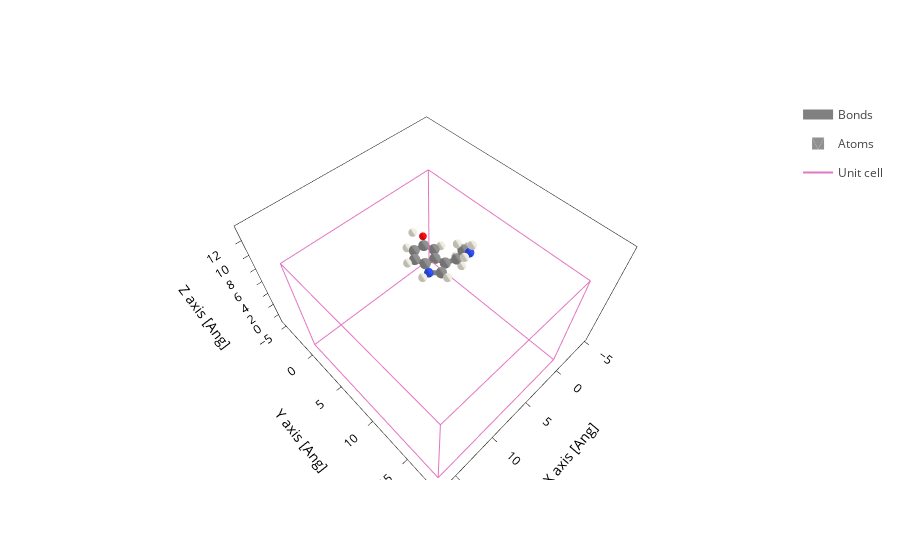

The cell this chart's notebook holds for it:
### Code cell
molecula.plot()

### Figure 1 — Plotly figure (JSON) as saved in the notebook; plotly's stock layout.template omitted (floating-point values rounded to 4 significant figures; data arrays with more than 128 entries replaced by an {"elided": "..."} marker saying what was removed)
{"data": [{"line": {"color": "gray", "width": 10}, "meta": {}, "mode": "lines", "name": "Bonds", "opacity": 1, "type": "scatter3d", "x": {"elided": "504 float values"}, "y": {"elided": "504 float values"}, "z": {"elided": "504 float values"}}, {"alphahull": 0, "color": "#909090", "hovertemplate": "%{meta.position}", "legendgroup": "Atoms", "meta": {"meta": {"Atoms_i": 0}, "position": "(-1.01, 1.71, 0.00)"}, "name": "Atoms", "opacity": 1, "showlegend": true, "showscale": false, "type": "mesh3d", "x": {"elided": "225 float values"}, "y": {"elided": "225 float values"}, "z": {"elided": "225 float values"}}, {"alphahull": 0, "color": "#909090", "hovertemplate": "%{meta.position}", "legendgroup": "Atoms", "meta": {"meta": {"Atoms_i": 1}, "position": "(0.34, 2.43, 0.00)"}, "name": "Atoms", "opacity": 1, "showlegend": false, "showscale": false, "type": "mesh3d", "x": {"elided": "225 float values"}, "y": {"elided": "225 float values"}, "z": {"elided": "225 float values"}}, {"alphahull": 0, "color": "#3050F8", "hovertemplate": "%{meta.position}", "legendgroup": "Atoms", "meta": {"meta": {"Atoms_i": 2}, "position": "(1.41, 1.43, 0.02)"}, "name": "Atoms", "opacity": 1, "showlegend": false, "showscale": false, "type": "mesh3d", "x": {"elided": "225 float values"}, "y": {"elided": "225 float values"}, "z": {"elided": "225 float values"}}, {"alphahull": 0, "color": "#909090", "hovertemplate": "%{meta.position}", "legendgroup": "Atoms", "meta": {"meta": {"Atoms_i": 3}, "position": "(1.22, -1.19, -0.01)"}, "name": "Atoms", "opacity": 1, "showlegend": false, "showscale": false, "type": "mesh3d", "x": {"elided": "225 float values"}, "y": {"elided": "225 float values"}, "z": {"elided": "225 float values"}}, {"alphahull": 0, "color": "#909090", "hovertemplate": "%{meta.position}", "legendgroup": "Atoms", "meta": {"meta": {"Atoms_i": 4}, "position": "(0.32, -2.27, -0.01)"}, "name": "Atoms", "opacity": 1, "showlegend": false, "showscale": false, "type": "mesh3d", "x": {"elided": "225 float values"}, "y": {"elided": "225 float values"}, "z": {"elided": "225 float values"}}, {"alphahull": 0, "color": "#909090", "hovertemplate": "%{meta.position}", "legendgroup": "Atoms", "meta": {"meta": {"Atoms_i": 5}, "position": "(-1.06, -2.04, -0.01)"}, "name": "Atoms", "opacity": 1, "showlegend": false, "showscale": false, "type": "mesh3d", "x": {"elided": "225 float values"}, "y": {"elided": "225 float values"}, "z": {"elided": "225 float values"}}, {"alphahull": 0, "color": "#909090", "hovertemplate": "%{meta.position}", "legendgroup": "Atoms", "meta": {"meta": {"Atoms_i": 6}, "position": "(-1.54, -0.72, -0.00)"}, "name": "Atoms", "opacity": 1, "showlegend": false, "showscale": false, "type": "mesh3d", "x": {"elided": "225 float values"}, "y": {"elided": "225 float values"}, "z": {"elided": "225 float values"}}, {"alphahull": 0, "color": "#909090", "hovertemplate": "%{meta.position}", "legendgroup": "Atoms", "meta": {"meta": {"Atoms_i": 7}, "position": "(-0.63, 0.36, -0.00)"}, "name": "Atoms", "opacity": 1, "showlegend": false, "showscale": false, "type": "mesh3d", "x": {"elided": "225 float values"}, "y": {"elided": "225 float values"}, "z": {"elided": "225 float values"}}, {"alphahull": 0, "color": "#909090", "hovertemplate": "%{meta.position}", "legendgroup": "Atoms", "meta": {"meta": {"Atoms_i": 8}, "position": "(0.77, 0.13, 0.00)"}, "name": "Atoms", "opacity": 1, "showlegend": false, "showscale": false, "type": "mesh3d", "x": {"elided": "225 float values"}, "y": {"elided": "225 float values"}, "z": {"elided": "225 float values"}}, {"alphahull": 0, "color": "#909090", "hovertemplate": "%{meta.position}", "legendgroup": "Atoms", "meta": {"meta": {"Atoms_i": 9}, "position": "(-2.42, 2.23, 0.01)"}, "name": "Atoms", "opacity": 1, "showlegend": false, "showscale": false, "type": "mesh3d", "x": {"elided": "225 float values"}, "y": {"elided": "225 float values"}, "z": {"elided": "225 float values"}}, {"alphahull": 0, "color": "#EDEADE", "hovertemplate": "%{meta.position}", "legendgroup": "Atoms", "meta": {"meta": {"Atoms_i": 10}, "position": "(0.34, 3.43, 0.01)"}, "name": "Atoms", "opacity": 1, "showlegend": false, "showscale": false, "type": "mesh3d", "x": {"elided": "225 float values"}, "y": {"elided": "225 float values"}, "z": {"elided": "225 float values"}}, {"alphahull": 0, "color": "#EDEADE", "hovertemplate": "%{meta.position}", "legendgroup": "Atoms", "meta": {"meta": {"Atoms_i": 11}, "position": "(2.41, 1.45, 0.04)"}, "name": "Atoms", "opacity": 1, "showlegend": false, "showscale": false, "type": "mesh3d", "x": {"elided": "225 float values"}, "y": {"elided": "225 float values"}, "z": {"elided": "225 float values"}}, {"alphahull": 0, "color": "#EDEADE", "hovertemplate": "%{meta.position}", "legendgroup": "Atoms", "meta": {"meta": {"Atoms_i": 12}, "position": "(-2.53, -0.56, 0.00)"}, "name": "Atoms", "opacity": 1, "showlegend": false, "showscale": false, "type": "mesh3d", "x": {"elided": "225 float values"}, "y": {"elided": "225 float values"}, "z": {"elided": "225 float values"}}, {"alphahull": 0, "color": "#FF0D0D", "hovertemplate": "%{meta.position}", "legendgroup": "Atoms", "meta": {"meta": {"Atoms_i": 13}, "position": "(-2.03, -3.21, -0.00)"}, "name": "Atoms", "opacity": 1, "showlegend": false, "showscale": false, "type": "mesh3d", "x": {"elided": "225 float values"}, "y": {"elided": "225 float values"}, "z": {"elided": "225 float values"}}, {"alphahull": 0, "color": "#EDEADE", "hovertemplate": "%{meta.position}", "legendgroup": "Atoms", "meta": {"meta": {"Atoms_i": 14}, "position": "(0.65, -3.21, -0.03)"}, "name": "Atoms", "opacity": 1, "showlegend": false, "showscale": false, "type": "mesh3d", "x": {"elided": "225 float values"}, "y": {"elided": "225 float values"}, "z": {"elided": "225 float values"}}, {"alphahull": 0, "color": "#EDEADE", "hovertemplate": "%{meta.position}", "legendgroup": "Atoms", "meta": {"meta": {"Atoms_i": 15}, "position": "(2.21, -1.38, -0.01)"}, "name": "Atoms", "opacity": 1, "showlegend": false, "showscale": false, "type": "mesh3d", "x": {"elided": "225 float values"}, "y": {"elided": "225 float values"}, "z": {"elided": "225 float values"}}, {"alphahull": 0, "color": "#EDEADE", "hovertemplate": "%{meta.position}", "legendgroup": "Atoms", "meta": {"meta": {"Atoms_i": 16}, "position": "(-1.53, -4.56, 0.00)"}, "name": "Atoms", "opacity": 1, "showlegend": false, "showscale": false, "type": "mesh3d", "x": {"elided": "225 float values"}, "y": {"elided": "225 float values"}, "z": {"elided": "225 float values"}}, {"alphahull": 0, "color": "#909090", "hovertemplate": "%{meta.position}", "legendgroup": "Atoms", "meta": {"meta": {"Atoms_i": 17}, "position": "(-3.12, 2.49, 1.31)"}, "name": "Atoms", "opacity": 1, "showlegend": false, "showscale": false, "type": "mesh3d", "x": {"elided": "225 float values"}, "y": {"elided": "225 float values"}, "z": {"elided": "225 float values"}}, {"alphahull": 0, "color": "#3050F8", "hovertemplate": "%{meta.position}", "legendgroup": "Atoms", "meta": {"meta": {"Atoms_i": 18}, "position": "(-2.90, 3.68, 2.00)"}, "name": "Atoms", "opacity": 1, "showlegend": false, "showscale": false, "type": "mesh3d", "x": {"elided": "225 float values"}, "y": {"elided": "225 float values"}, "z": {"elided": "225 float values"}}, {"alphahull": 0, "color": "#EDEADE", "hovertemplate": "%{meta.position}", "legendgroup": "Atoms", "meta": {"meta": {"Atoms_i": 19}, "position": "(-1.91, 3.82, 2.10)"}, "name": "Atoms", "opacity": 1, "showlegend": false, "showscale": false, "type": "mesh3d", "x": {"elided": "225 float values"}, "y": {"elided": "225 float values"}, "z": {"elided": "225 float values"}}, {"alphahull": 0, "color": "#EDEADE", "hovertemplate": "%{meta.position}", "legendgroup": "Atoms", "meta": {"meta": {"Atoms_i": 20}, "position": "(-3.33, 3.63, 2.90)"}, "name": "Atoms", "opacity": 1, "showlegend": false, "showscale": false, "type": "mesh3d", "x": {"elided": "225 float values"}, "y": {"elided": "225 float values"}, "z": {"elided": "225 float values"}}, {"alphahull": 0, "color": "#EDEADE", "hovertemplate": "%{meta.position}", "legendgroup": "Atoms", "meta": {"meta": {"Atoms_i": 21}, "position": "(-4.11, 2.46, 1.15)"}, "name": "Atoms", "opacity": 1, "showlegend": false, "showscale": false, "type": "mesh3d", "x": {"elided": "225 float values"}, "y": {"elided": "225 float values"}, "z": {"elided": "225 float values"}}, {"alphahull": 0, "color": "#EDEADE", "hovertemplate": "%{meta.position}", "legendgroup": "Atoms", "meta": {"meta": {"Atoms_i": 22}, "position": "(-2.87, 1.76, 1.95)"}, "name": "Atoms", "opacity": 1, "showlegend": false, "showscale": false, "type": "mesh3d", "x": {"elided": "225 float values"}, "y": {"elided": "225 float values"}, "z": {"elided": "225 float values"}}, {"alphahull": 0, "color": "#EDEADE", "hovertemplate": "%{meta.position}", "legendgroup": "Atoms", "meta": {"meta": {"Atoms_i": 23}, "position": "(-2.41, 3.09, -0.50)"}, "name": "Atoms", "opacity": 1, "showlegend": false, "showscale": false, "type": "mesh3d", "x": {"elided": "225 float values"}, "y": {"elided": "225 float values"}, "z": {"elided": "225 float values"}}, {"alphahull": 0, "color": "#EDEADE", "hovertemplate": "%{meta.position}", "legendgroup": "Atoms", "meta": {"meta": {"Atoms_i": 24}, "position": "(-2.97, 1.56, -0.50)"}, "name": "Atoms", "opacity": 1, "showlegend": false, "showscale": false, "type": "mesh3d", "x": {"elided": "225 float values"}, "y": {"elided": "225 float values"}, "z": {"elided": "225 float values"}}, {"meta": {}, "mode": "lines", "name": "Unit cell", "type": "scatter3d", "x": [0.0, 0.0, 16.52, 16.52, 0.0, 0.0, NaN, 0.0, 0.0, 0.0, 16.52, 16.52, 0.0, NaN, 16.52, 16.52, NaN, 16.52, 16.52], "y": [0.0, 18.38, 18.38, 18.38, 18.38, 18.38, NaN, 18.38, 0.0, 0.0, 0.0, 0.0, 0.0, NaN, 18.38, 0.0, NaN, 18.38, 0.0], "z": [0.0, 0.0, 0.0, 13.39, 13.39, 0.0, NaN, 13.39, 13.39, 0.0, 0.0, 13.39, 13.39, NaN, 0.0, 0.0, NaN, 13.39, 13.39]}], "layout": {"autosize": true, "scene": {"aspectmode": "data", "aspectratio": {"x": 1.098, "y": 1.217, "z": 0.7483}, "camera": {"center": {"x": 0, "y": 0, "z": 0}, "eye": {"x": 0.8784, "y": 0.9096, "z": 1.757}, "projection": {"type": "perspective"}, "up": {"x": 0, "y": 0, "z": 1}}, "xaxis": {"title": {"text": "X axis [Ang]"}, "type": "linear"}, "yaxis": {"title": {"text": "Y axis [Ang]"}, "type": "linear"}, "zaxis": {"title": {"text": "Z axis [Ang]"}, "type": "linear"}}, "xaxis": {"scaleanchor": "y", "scaleratio": 1, "title": {"text": "X axis [Ang]"}}, "yaxis": {"title": {"text": "Y axis [Ang]"}}}}
